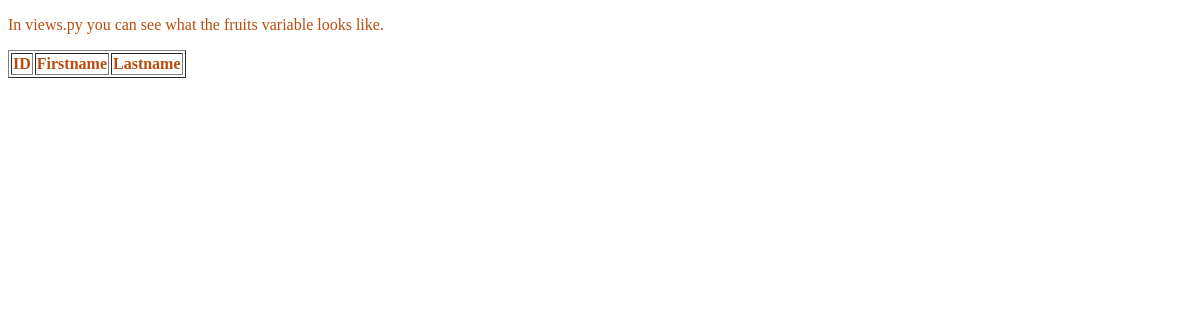
The app's page /testing/, older data.
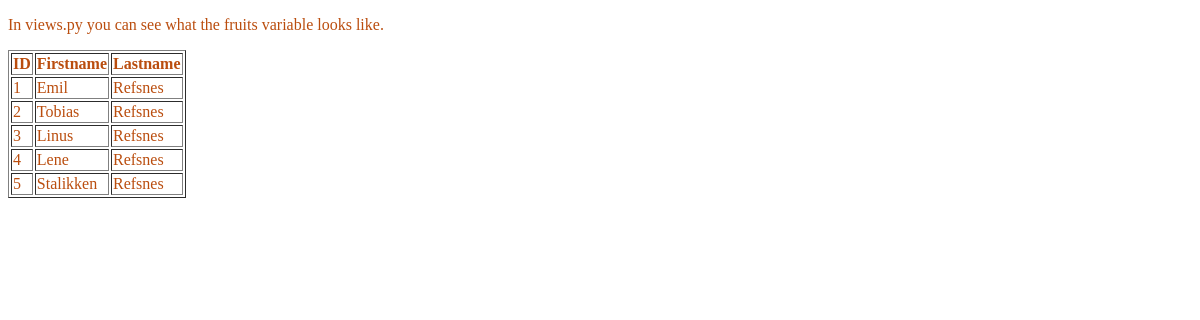
The same page, newer data.
### members/models.py (models this page shows, shortened)
class Member(models.Model):
  firstname = models.CharField(max_length=255)
  lastname = models.CharField(max_length=255)
  phone = models.IntegerField(null=True)
  joined_date = models.DateField(null=True)

### members/views.py (the view)
# urls.py: path('testing/', views.testing, name='testing'),
def testing(request):
  mydata = Member.objects.all().values()
  template = loader.get_template('template.html')
  context = {
    'mymembers': mydata,
  }
  return HttpResponse(template.render(context, request))

### members/templates/template.html (shortened to what this page needs)
{% load static %}
<!DOCTYPE html>
<html>
  <link rel="stylesheet" href="{% static 'myglobal.css' %}">
<body>
  <p>In views.py you can see what the fruits variable looks like.</p>
  <table border='1'>
    <tr>
      <th>ID</th>
      <th>Firstname</th>
      <th>Lastname</th>
    </tr>
    {% for x in mymembers %}
    <tr>
      <td>{{ x.id }}</td>
      <td>{{ x.firstname }}</td>
      <td>{{ x.lastname }}</td>
    </tr>
    {% endfor %}
  </table>
</body>
</html>

### members/static/myglobal.css (style rules this page uses)
body { color: rgb(186, 77, 14); }

Row changes from the older to the newer data that the page shows:
added Member: id "1", firstname "Emil", lastname "Refsnes"
added Member: id "2", firstname "Tobias", lastname "Refsnes"
added Member: id "3", firstname "Linus", lastname "Refsnes"
added Member: id "4", firstname "Lene", lastname "Refsnes"
added Member: id "5", firstname "Stalikken", lastname "Refsnes"
